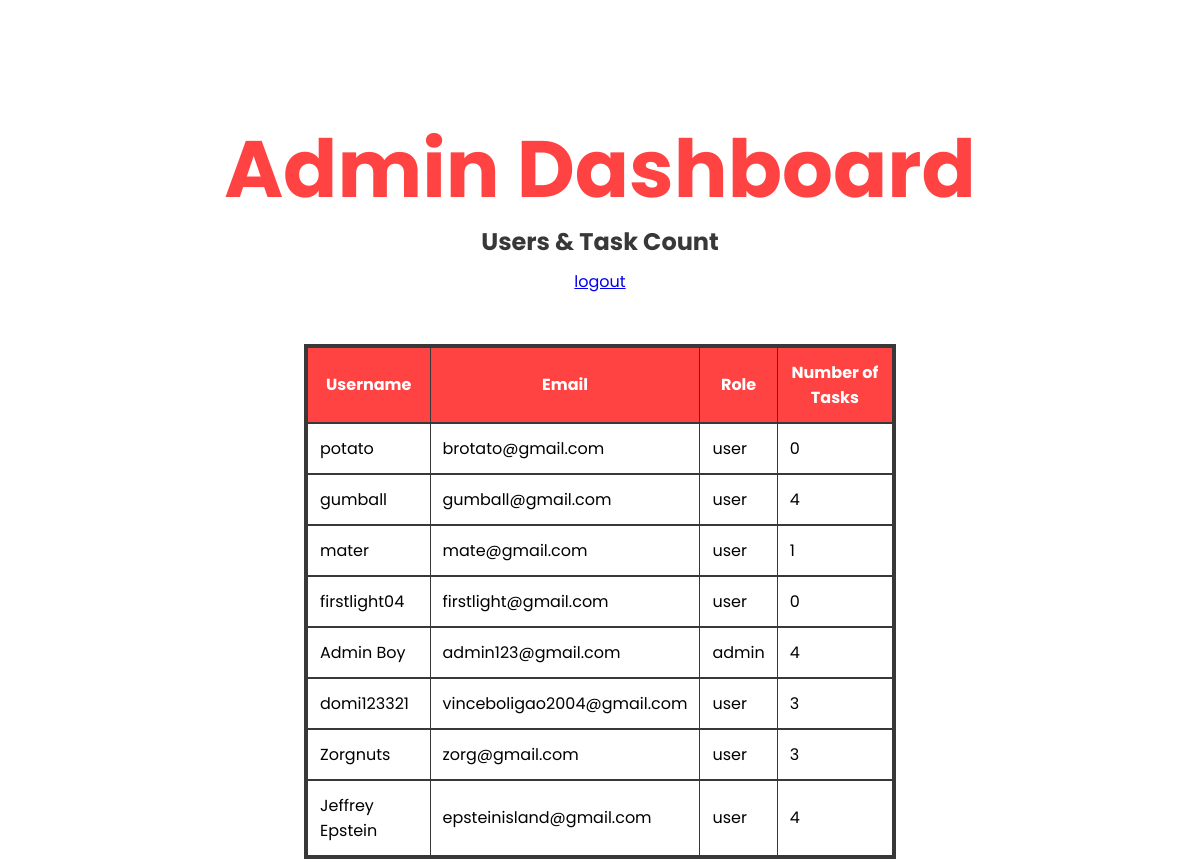
/admin (signed in), run on an earlier commit of the app's database.
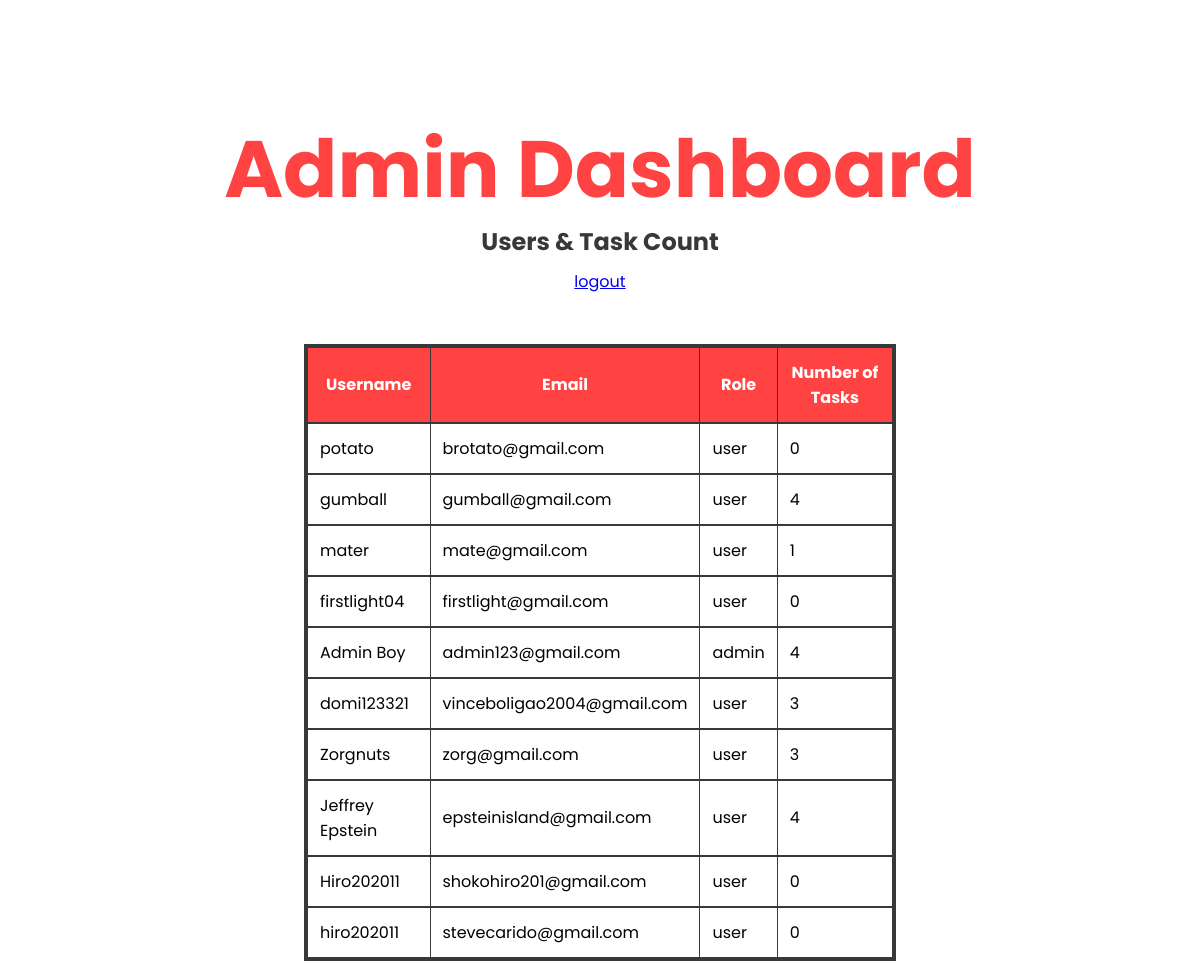
And on a later commit of the database.
### Website/models.py (models this page shows)
class User(db.Model, UserMixin):
    id = db.Column(db.Integer,primary_key=True)
    email = db.Column(db.String(150), unique=True, nullable=False)
    password_hash = db.Column(db.String(256), nullable=False)
    role = db.Column(db.String(20), default='user')
    username = db.Column(db.String(30))
    todos = db.relationship('Todo', backref='user',lazy=True)

### Website/routes.py (the view)
@bp.route('/admin')
@login_required
def admin():
    if current_user.role != 'admin':
        abort(403)
    users = User.query.all()
    return render_template('admin.html', users=users)

### Website/templates/admin.html (shortened to what this page needs)
{% extends 'base.html' %}
{% block styles %}<link rel="stylesheet" href="../static/styles/admin.css">{% endblock %}
{% block content %}
    <div class="header">
        <h1>Admin Dashboard</h1>
        <h2>Users & Task Count</h2>
        <a href="{{url_for('routes.logout')}}">logout</a>
    </div>
    <div class="table-container">
        <table border="1" cellpadding="8">
            <tr>
                <th>Username</th>
                <th>Email</th>
                <th>Role</th>
                <th>Number of Tasks</th>
            </tr>
            {% for user in users %}
            <tr>
                <td>{{ user.username }}</td>
                <td>{{ user.email }}</td>
                <td>{{ user.role }}</td>
                <td>{{ user.todos | length }}</td>
            </tr>
            {% endfor %}
        </table>
    </div>
{% endblock %}

### Website/templates/base.html (shortened to what this page needs)
<!DOCTYPE html>
<html lang="en">
<head>
    {% block styles %}{% endblock %}
</head>
<body>
    {% block content %}
    {% endblock%}
</body>
</html>

### Website/static/styles/admin.css (style rules this page uses)
body { display: flex; flex-direction: column; font-family: 'Poppins', sans-serif; margin-top: 80px; }
.header { display: flex; align-items: center; justify-content: center; flex-direction: column; }
h1 { font-size: 80px; margin-bottom: 10px; line-height: 70px; color: #ff4343; }
h2 { margin: 10px; color: #383838; }
table { background-color: rgb(255, 255, 255); border: solid 4px #383838; border-collapse: collapse; }
td { border-bottom: 2px solid #383838; padding: 12px; }
th { border-bottom: 2px solid #383838; padding: 12px; background-color: #ff4343; color:white; }
.table-container { display: flex; flex-direction: column; margin: 0% 25%; margin-top: 50px; }

What changed in the data, as far as the page shows it:
added User: username "Hiro202011", email "shokohiro201@gmail.com", role "user", todos|length "0"
added User: username "hiro202011", email "stevecarido@gmail.com", role "user", todos|length "0"
